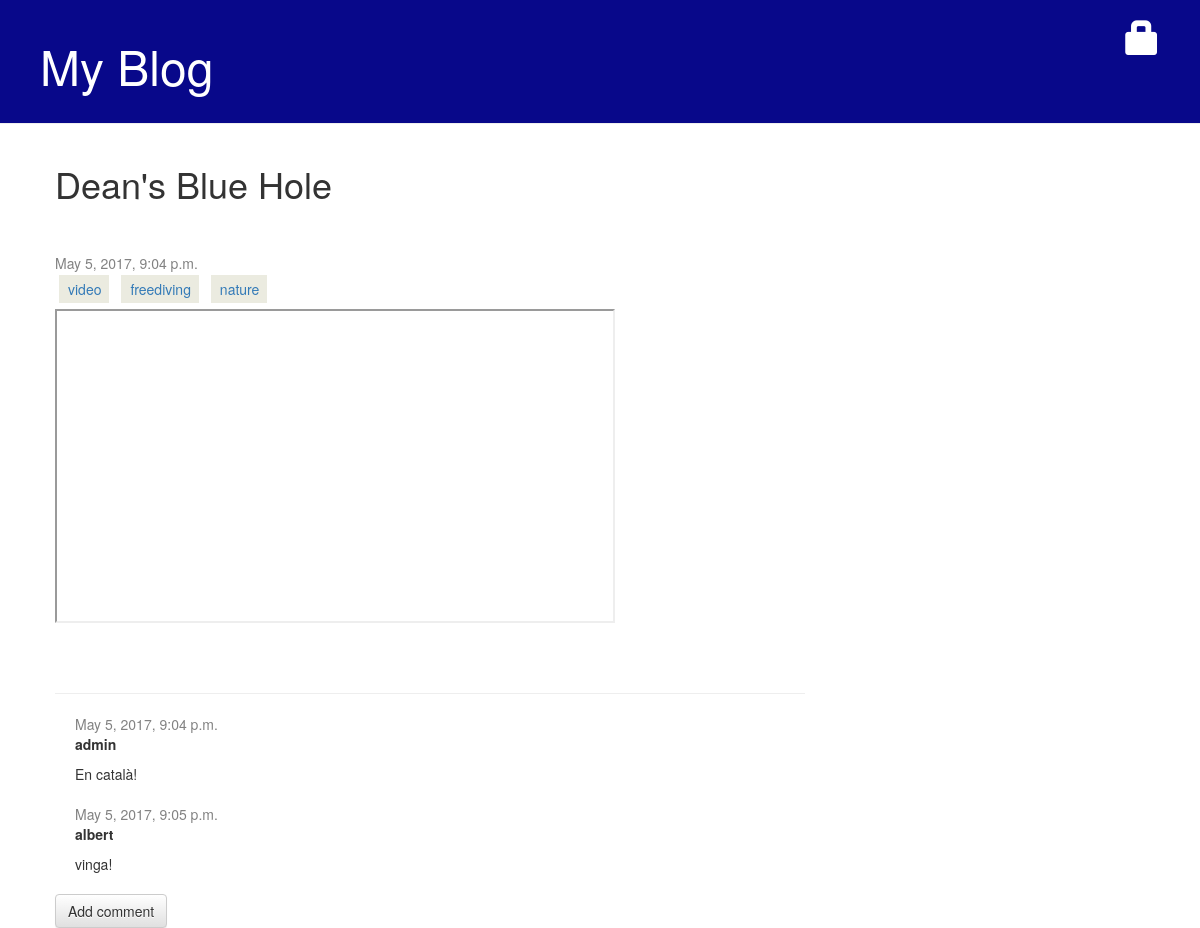
The app's page /blog/post/2/ with its own data.
### blog/models.py (models this page shows, shortened)
class Post(models.Model):
    author = models.ForeignKey('auth.User')
    title = models.CharField(max_length=200)
    text = models.TextField()
    created_date = models.DateTimeField(
            default=timezone.now)
    published_date = models.DateTimeField(
            blank=True, null=True)
    tags = models.ManyToManyField(Tag, related_name='tags')

class Tag(models.Model):
    name = models.CharField(max_length=200, blank=True, null=True)

class Comment(models.Model):
    post = models.ForeignKey('blog.Post', related_name='comments')
    author = models.CharField(max_length=200)
    text = models.TextField()
    created_date = models.DateTimeField(default=timezone.now)
    approved_comment = models.BooleanField(default=False)

### blog/views.py (the view)
# urls.py: url(r'^post/(?P<pk>\d+)/$', views.post_detail, name='post_detail'),
def post_detail(request, pk):
    post = get_object_or_404(Post, pk=pk)
    return render(request, 'blog/post_detail.html', {'post': post})

### blog/templates/blog/post_detail.html (shortened to what this page needs)
{% extends 'blog/base.html' %}
{% block content %}
    <div class="post">
        <h1>{{ post.title }}</h1>
	<br/>
        <br/>
	{% if post.published_date %}
            <div class="date">
                {{ post.published_date }}
            </div>
        {% else %}
		<a class="btn btn-default" href="{% url 'post_publish' pk=post.pk %}">Publish</a>
	{% endif %}
	<div class="tags">
                        {% for tag in post.tags.all %}
                        <span class="mytag"><a href="{% url 'posts_list_by_tag' tag_pk=tag.pk %}">{{ tag.name }}</a></span>
                        {% endfor %}
        </div>
        <p>{{ post.text|safe|linebreaksbr }}</p>
    </div>
<hr>
{% for comment in post.comments.all %}
    {% if user.is_authenticated or comment.approved_comment %}
    <div class="comment">
        <div class="date">
            {{ comment.created_date }}
        </div>
        <strong>{{ comment.author }}</strong>
        <p>{{ comment.text|linebreaks }}</p>
    </div>
    {% endif %}
{% empty %}
    <p>No comments here yet :(</p>
{% endfor %}
<a class="btn btn-default" href="{% url 'add_comment_to_post' pk=post.pk %}">Add comment</a>
{% endblock %}

### blog/static/css/blog.css (style rules this page uses)
.date { color: #828282; }
.tags { margin: 6px 6px 6px 6px; }
.mytag { background-color: #ebebe0; color: #428bca; margin: 10px 10px 0px -2px; padding: 4px 8px 4px 9px; }
.post { margin-bottom: 70px; }
.comment { margin: 20px 20px 20px 20px; }

### records on screen
Post: title "Dean's Blue Hole", published_date "May 5, 2017, 9:04 p.m."
Tag: name "video"
Tag: name "freediving"
Tag: name "nature"
Comment: created_date "May 5, 2017, 9:04 p.m.", author "admin", text "En català!"
Comment: created_date "May 5, 2017, 9:05 p.m.", author "albert", text "vinga!"
